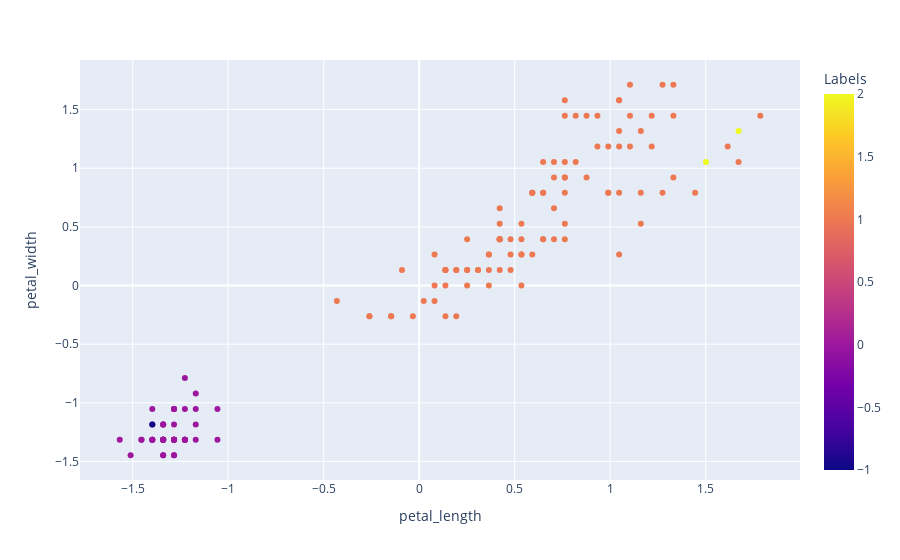

Source (notebook cell):
### Code cell
px.scatter(X, x = 'petal_length', y = 'petal_width', color =  'Labels')

### Figure 1 — Plotly figure (JSON) as saved in the notebook; plotly's stock layout.template omitted (floating-point values rounded to 4 significant figures; data arrays with more than 128 entries replaced by an {"elided": "..."} marker saying what was removed)
{"data": [{"hovertemplate": "petal_length=%{x}<br>petal_width=%{y}<br>Labels=%{marker.color}<extra></extra>", "legendgroup": "", "marker": {"color": {"elided": "150 int values"}, "coloraxis": "coloraxis", "symbol": "circle"}, "mode": "markers", "name": "", "orientation": "v", "showlegend": false, "type": "scatter", "x": {"elided": "150 float values"}, "xaxis": "x", "y": {"elided": "150 float values"}, "yaxis": "y"}], "layout": {"autosize": true, "coloraxis": {"colorbar": {"title": {"text": "Labels"}}, "colorscale": [[0, "#0d0887"], [0.1111, "#46039f"], [0.2222, "#7201a8"], [0.3333, "#9c179e"], [0.4444, "#bd3786"], [0.5556, "#d8576b"], [0.6667, "#ed7953"], [0.7778, "#fb9f3a"], [0.8889, "#fdca26"], [1, "#f0f921"]]}, "legend": {"tracegroupgap": 0}, "margin": {"t": 60}, "xaxis": {"anchor": "y", "autorange": true, "domain": [0, 1], "range": [-1.771, 1.989], "title": {"text": "petal_length"}, "type": "linear"}, "yaxis": {"anchor": "x", "autorange": true, "domain": [0, 1], "range": [-1.692, 1.957], "title": {"text": "petal_width"}, "type": "linear"}}}
